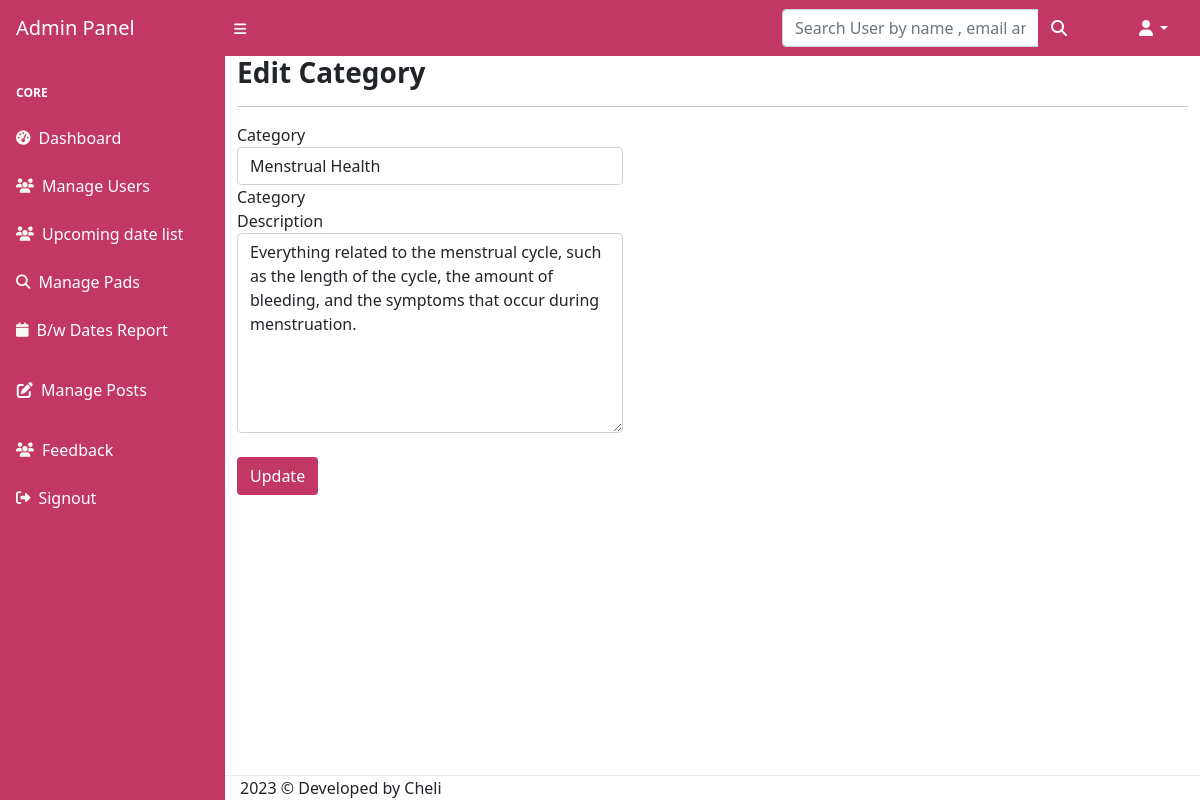
/login/loginsystem/admin/edit-category.php?cid=2 (signed in), run on the app's committed database.
### tables this page shows
CREATE TABLE `tblcategory` (
  `id` int(11) NOT NULL,
  `CategoryName` varchar(200) DEFAULT NULL,
  `Description` mediumtext DEFAULT NULL,
  `PostingDate` timestamp NULL DEFAULT current_timestamp(),
  `UpdationDate` timestamp NULL DEFAULT current_timestamp(),
  `Is_Active` int(1) DEFAULT NULL
);

### login/loginsystem/admin/edit-category.php (the view, shortened to what this page needs)
<?php
include('includes/config.php');
if(strlen($_SESSION['id'])==0)
  {
header('location:index.php');
}
else{
?>
<!DOCTYPE html>
<html lang="en">
    <head>
        <link href="https://cdn.jsdelivr.net/npm/simple-datatables@latest/dist/style.css" rel="stylesheet" />
        <link href="../css/styles.css" rel="stylesheet" />
        <link href="assets/css/icons.css" rel="stylesheet" type="text/css" />
        <link href="assets/css/responsive.css" rel="stylesheet" type="text/css" />
        <link rel="stylesheet" href="https://cdnjs.cloudflare.com/ajax/libs/font-awesome/6.4.0/css/all.min.css" />
    </head>
    <body class="sb-nav-fixed">
      <?php include_once('includes/navbar.php');?>
        <div id="layoutSidenav">
         <?php include_once('includes/sidebar.php');?>
 <div id="layoutSidenav_content">
            <div class="content-page">
                <div class="content">
                    <div class="container">
                        <div class="row">
                            <div class="col-sm-12">
                                <div class="card-box">
                                    <h3 class="m-t-0 header-title"><b>Edit Category </b></h3>
                                    <hr />
<?php
$catid=intval($_GET['cid']);
$query=mysqli_query($con,"Select id,CategoryName,Description,PostingDate,UpdationDate from  tblcategory where Is_Active=1 and id='$catid'");
while($row=mysqli_fetch_array($query))
{
?>
                        			<div class="row">
                        				<div class="col-md-6">
                        					<form class="form-horizontal" name="category" method="post">
	                                            <div class="form-group">
	                                                <label class="col-md-2 control-label">Category</label>
	                                                <div class="col-md-10">
	                                                    <input type="text" class="form-control" value="<?php echo htmlentities($row['CategoryName']);?>" name="category" required>
	                                                </div>
	                                            </div>
	                                            <div class="form-group">
	                                                <label class="col-md-2 control-label">Category Description</label>
	                                                <div class="col-md-10">
 <textarea class="form-control" rows="5" name="description" required><?php echo htmlentities($row['Description']);?></textarea>
	                                                </div>
	                                            </div>
<?php } ?>
        <div class="form-group">
                                                    <label class="col-md-2 control-label">&nbsp;</label>
                                                    <div class="col-md-10">
                                                <button type="submit" class="btn btn-custom waves-effect waves-light btn-md" name="submit">
                                                    Update
                                                </button>
                                                    </div>
                                                </div>
	                                        </form>
                        				</div>
                        			</div>
                                </div>
                            </div>
                        </div>
                    </div>
                </div>
<?php include('includes/footer.php');?>
            </div>
        </div>
    </body>
</html>
<?php } ?>

### data on the page
tblcategory: category "Menstrual Health", description "Everything related to the menstrual cycle, such as the length of the cycle, the amount of bleeding, and the symptoms that occur during menstruation."
